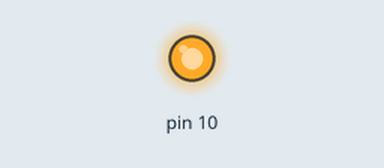
Recording of a sketch running on a simulated Arduino Uno, built with avr-gcc and run on an emulated ATmega328P. On the bench: output pins drawn as LEDs (lit = HIGH). At 0.0 s the program stops and its outputs stay as they are.

Above: at 0.1 s.
Timing chart, 0 to 1.5 s (numbered marks = the images above):
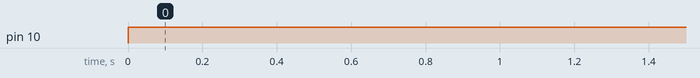

The sketch:

atmega32.ino
```cpp
int main(void){
  //registers are temporary storage locationinside the cpu that hold data and addresses
  //setuphere
  //code to run once
  DDRB |= (1<<PINB2);
//  DDRB &= ~(1<<PINB2)

  while(1){
    //cxode to run forever
    PORTB |= (1<<PINB2);
  }
  return 0;
}
```

Measured:
- by itself, pin 10: LOW → HIGH at 0.00 s
